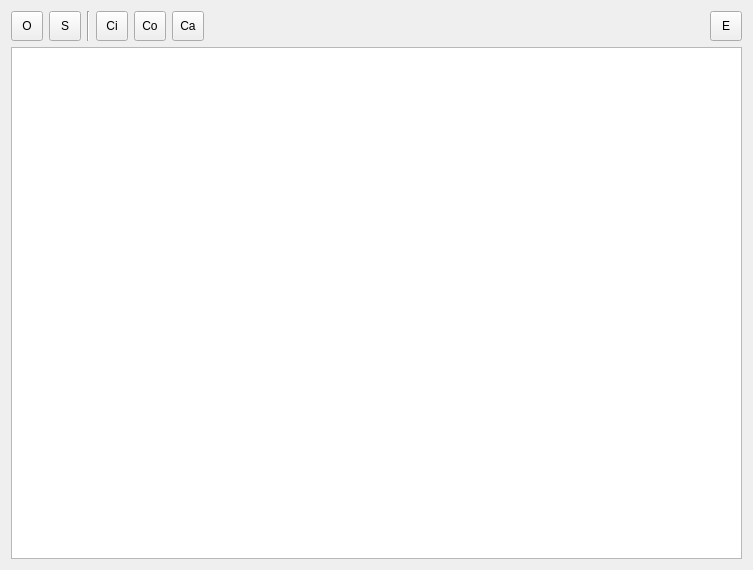
<?xml version="1.0" encoding="UTF-8"?>
<ui version="4.0">
 <class>CodeEditor</class>
 <widget class="QDialog" name="CodeEditor">
  <property name="geometry">
   <rect>
    <x>0</x>
    <y>0</y>
    <width>753</width>
    <height>570</height>
   </rect>
  </property>
  <property name="windowTitle">
   <string>CodeEditor</string>
  </property>
  <layout class="QVBoxLayout" name="verticalLayout">
   <item>
    <layout class="QHBoxLayout" name="horizontalLayout">
     <item>
      <widget class="QToolButton" name="t_button_open">
       <property name="minimumSize">
        <size>
         <width>32</width>
         <height>30</height>
        </size>
       </property>
       <property name="text">
        <string>O</string>
       </property>
      </widget>
     </item>
     <item>
      <widget class="QToolButton" name="t_button_save">
       <property name="minimumSize">
        <size>
         <width>32</width>
         <height>30</height>
        </size>
       </property>
       <property name="text">
        <string>S</string>
       </property>
      </widget>
     </item>
     <item>
      <widget class="Line" name="line">
       <property name="sizePolicy">
        <sizepolicy hsizetype="Fixed" vsizetype="Fixed">
         <horstretch>0</horstretch>
         <verstretch>0</verstretch>
        </sizepolicy>
       </property>
       <property name="minimumSize">
        <size>
         <width>0</width>
         <height>30</height>
        </size>
       </property>
       <property name="orientation">
        <enum>Qt::Vertical</enum>
       </property>
      </widget>
     </item>
     <item>
      <widget class="QToolButton" name="t_button_clear_input">
       <property name="minimumSize">
        <size>
         <width>32</width>
         <height>30</height>
        </size>
       </property>
       <property name="text">
        <string>Ci</string>
       </property>
      </widget>
     </item>
     <item>
      <widget class="QToolButton" name="t_button_clear_output">
       <property name="minimumSize">
        <size>
         <width>32</width>
         <height>30</height>
        </size>
       </property>
       <property name="text">
        <string>Co</string>
       </property>
      </widget>
     </item>
     <item>
      <widget class="QToolButton" name="t_button_clear_all">
       <property name="minimumSize">
        <size>
         <width>32</width>
         <height>30</height>
        </size>
       </property>
       <property name="text">
        <string>Ca</string>
       </property>
      </widget>
     </item>
     <item>
      <spacer name="horizontalSpacer">
       <property name="orientation">
        <enum>Qt::Horizontal</enum>
       </property>
       <property name="sizeHint" stdset="0">
        <size>
         <width>40</width>
         <height>20</height>
        </size>
       </property>
      </spacer>
     </item>
     <item>
      <widget class="QToolButton" name="t_button_execute">
       <property name="minimumSize">
        <size>
         <width>32</width>
         <height>30</height>
        </size>
       </property>
       <property name="text">
        <string>E</string>
       </property>
      </widget>
     </item>
    </layout>
   </item>
   <item>
    <widget class="QSplitter" name="splitter_io">
     <property name="orientation">
      <enum>Qt::Vertical</enum>
     </property>
     <widget class="QTextEdit" name="text_edit_output">
      <property name="enabled">
       <bool>true</bool>
      </property>
      <property name="cursor" stdset="0">
       <cursorShape>IBeamCursor</cursorShape>
      </property>
      <property name="readOnly">
       <bool>true</bool>
      </property>
     </widget>
    </widget>
   </item>
  </layout>
 </widget>
 <resources/>
 <connections/>
</ui>
